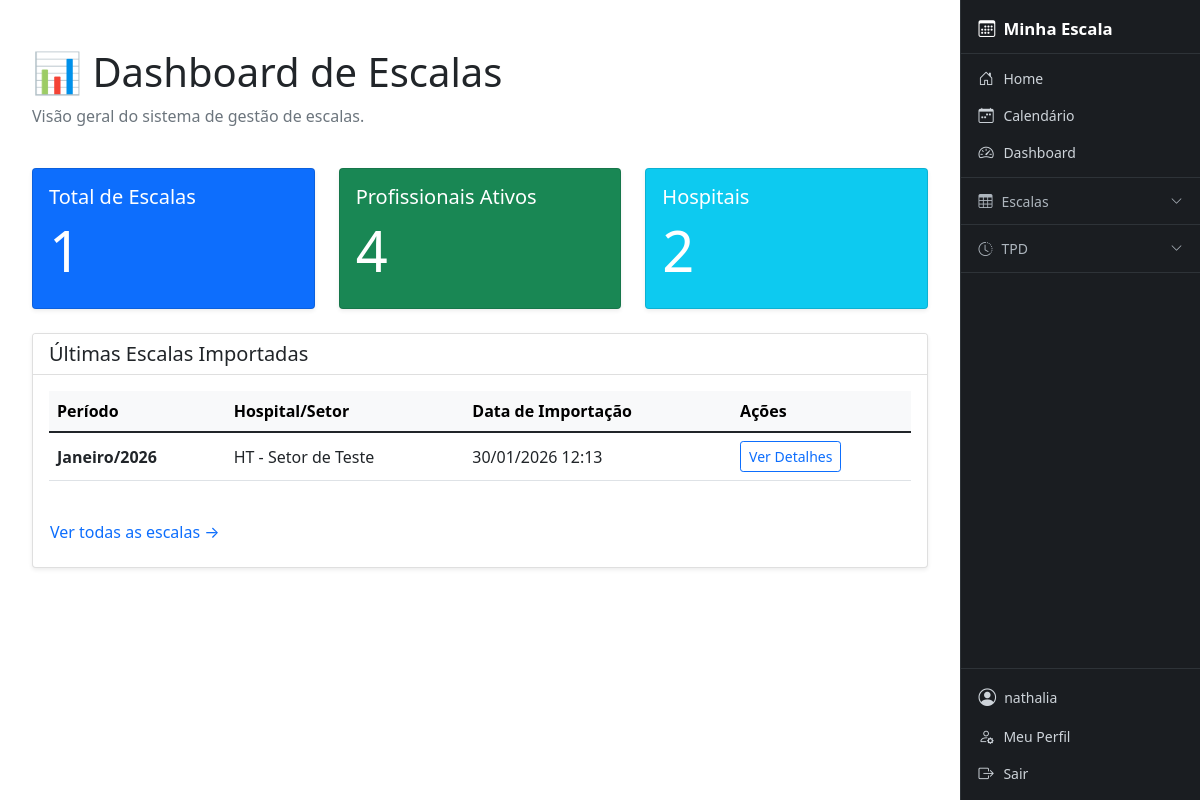
Page /escalas/dashboard/ (signed in) on the committed database.
### cal/models.py (models this page shows, shortened)
class EscalaMensal(models.Model):
    MES_CHOICES = [
        (1, 'Janeiro'), (2, 'Fevereiro'), (3, 'Março'), (4, 'Abril'),
        (5, 'Maio'), (6, 'Junho'), (7, 'Julho'), (8, 'Agosto'),
        (9, 'Setembro'), (10, 'Outubro'), (11, 'Novembro'), (12, 'Dezembro'),
    ]
    mes = models.IntegerField(choices=MES_CHOICES)
    ano = models.IntegerField()
    hospital = models.ForeignKey(Hospital, on_delete=models.CASCADE)
    setor = models.ForeignKey(Setor, on_delete=models.CASCADE)
    arquivo_excel = models.FileField(upload_to='escalas/%Y/%m/', null=True, blank=True)
    criado_por = models.ForeignKey(User, on_delete=models.PROTECT)
    criado_em = models.DateTimeField(auto_now_add=True)
    class Meta:
        verbose_name = "Escala Mensal"
        verbose_name_plural = "Escalas Mensais"
        unique_together = ('mes', 'ano', 'hospital', 'setor')

### core/models.py (models this page shows, shortened)
class Hospital(models.Model):
    nome = models.CharField(max_length=150, unique=True)
    sigla = models.CharField(max_length=20, blank=True, null=True)

class Setor(models.Model):
    nome = models.CharField(max_length=100)
    hospital = models.ForeignKey(
        Hospital,
        on_delete=models.CASCADE,
        related_name="setores"
    )
    class Meta:
        unique_together = ("nome", "hospital")

### cal/views/escala_views.py (the view)
# urls.py: path('escalas/dashboard/', escala_views.dashboard_escala, name='dashboard_escala'),
@login_required
def dashboard_escala(request):
    ultimas_escalas = EscalaMensal.objects.all().order_by('-ano', '-mes')[:5]
    context = {
        'ultimas_escalas': ultimas_escalas,
        'total_escalas': EscalaMensal.objects.count(),
        'total_profissionais': Matricula.objects.filter(ativo=True).count(),
    }
    return render(request, 'escala/dashboard.html', context)

### templates/escala/dashboard.html
{% extends 'base.html' %}
{% load django_bootstrap5 %}
{% block content %}
<div class="container mt-4">
    <div class="row mb-4">
        <div class="col-12">
            <h1>📊 Dashboard de Escalas</h1>
            <p class="text-muted">Visão geral do sistema de gestão de escalas.</p>
        </div>
    </div>
    <div class="row g-4 mb-4">
        <div class="col-md-4">
            <div class="card bg-primary text-white h-100 shadow-sm">
                <div class="card-body">
                    <h5 class="card-title">Total de Escalas</h5>
                    <h2 class="display-4">{{ total_escalas }}</h2>
                </div>
            </div>
        </div>
        <div class="col-md-4">
            <div class="card bg-success text-white h-100 shadow-sm">
                <div class="card-body">
                    <h5 class="card-title">Profissionais Ativos</h5>
                    <h2 class="display-4">{{ total_profissionais }}</h2>
                </div>
            </div>
        </div>
        <div class="col-md-4">
            <div class="card bg-info text-white h-100 shadow-sm">
                <div class="card-body">
                    <h5 class="card-title">Hospitais</h5>
                    <h2 class="display-4">2</h2>
                </div>
            </div>
        </div>
    </div>
    <div class="row">
        <div class="col-md-12">
            <div class="card shadow-sm">
                <div class="card-header bg-white">
                    <h5 class="mb-0">Últimas Escalas Importadas</h5>
                </div>
                <div class="card-body">
                    <div class="table-responsive">
                        <table class="table table-hover align-middle">
                            <thead class="table-light">
                                <tr>
                                    <th>Período</th>
                                    <th>Hospital/Setor</th>
                                    <th>Data de Importação</th>
                                    <th>Ações</th>
                                </tr>
                            </thead>
                            <tbody>
                                {% for escala in ultimas_escalas %}
                                <tr>
                                    <td><strong>{{ escala.get_mes_display }}/{{ escala.ano }}</strong></td>
                                    <td>{{ escala.hospital.sigla }} - {{ escala.setor.nome }}</td>
                                    <td>{{ escala.criado_em|date:"d/m/Y H:i" }}</td>
                                    <td>
                                        <a href="{% url 'cal:escala_detalhes' escala.id %}" class="btn btn-sm btn-outline-primary">Ver Detalhes</a>
                                    </td>
                                </tr>
                                {% empty %}
                                <tr>
                                    <td colspan="4" class="text-center text-muted py-4">Nenhuma escala importada recentemente.</td>
                                </tr>
                                {% endfor %}
                            </tbody>
                        </table>
                    </div>
                    <div class="mt-3">
                        <a href="{% url 'cal:lista_escalas' %}" class="btn btn-link px-0 text-decoration-none">Ver todas as escalas →</a>
                    </div>
                </div>
            </div>
        </div>
    </div>
</div>
{% endblock %}

### templates/navbar.html (shortened to what this page needs)
<aside id="sidebar">
    <a href="{% url 'cal:home' %}" class="sidebar-brand">
        <i class="bi bi-calendar3"></i> Minha Escala
    </a>
    {% if user.is_authenticated %}
    <div class="sidebar-section">
        <a href="{% url 'cal:home' %}" class="sidebar-link">
            <i class="bi bi-house-door"></i> Home
        </a>
        <a href="{% url 'cal:calendar' %}" class="sidebar-link">
            <i class="bi bi-calendar-week"></i> Calendário
        </a>
        <a href="{% url 'cal:dashboard' %}" class="sidebar-link">
            <i class="bi bi-speedometer2"></i> Dashboard
        </a>
    </div>
    <div class="sidebar-section">
        <button class="sidebar-group-btn" type="button"
                data-bs-toggle="collapse" data-bs-target="#menuEscalas"
                aria-expanded="false">
            <i class="bi bi-table"></i> Escalas
            <i class="bi bi-chevron-down chevron"></i>
        </button>
    </div>
    <div class="sidebar-section">
        <button class="sidebar-group-btn" type="button"
                data-bs-toggle="collapse" data-bs-target="#menuTPD"
                aria-expanded="false">
            <i class="bi bi-clock-history"></i> TPD
            <i class="bi bi-chevron-down chevron"></i>
        </button>
    </div>
    {% endif %}
    <div class="sidebar-footer">
        {% if user.is_authenticated %}
            <div class="sidebar-user">
                <i class="bi bi-person-circle" style="font-size:1.1rem;"></i>
                <span class="text-truncate">{{ user.username }}</span>
            </div>
            <a href="{% url 'cal:perfil' %}" class="sidebar-link">
                <i class="bi bi-person-gear"></i> Meu Perfil
            </a>
            <a href="#" class="sidebar-link text-danger-emphasis"
               onclick="document.getElementById('logout-form').submit(); return false;">
                <i class="bi bi-box-arrow-right"></i> Sair
            </a>
        {% else %}
            <a href="{% url 'cal:login' %}" class="sidebar-link">
                <i class="bi bi-box-arrow-in-right"></i> Login
            </a>
        {% endif %}
    </div>
</aside>

### templates/base.html (style rules this page uses)
#sidebar { position: fixed; top: 0; right: 0; width: 240px; height: 100vh; overflow-y: auto; background-color: #1a1d21; z-index: 1040; display: flex; flex-direction: column; border-left: 1px solid #2e3338; transition: right 0.28s ease; }
@media (min-width: 768px) { body { margin-right: 240px; } }
.sidebar-brand { display: flex; align-items: center; gap: 0.5rem; padding: 1rem 1.1rem 0.75rem; color: #fff; font-size: 1.05rem; font-weight: 600; text-decoration: none; border-bottom: 1px solid #2e3338; }
.sidebar-section { padding: 0.35rem 0; border-bottom: 1px solid #2e3338; }
.sidebar-link { display: flex; align-items: center; gap: 0.55rem; padding: 0.45rem 1.1rem; color: #ced4da; text-decoration: none; font-size: 0.875rem; border-radius: 0; transition: background 0.15s, color 0.15s; white-space: nowrap; }
.sidebar-link i { font-size: 0.95rem; min-width: 16px; }
.sidebar-group-btn { display: flex; align-items: center; gap: 0.55rem; width: 100%; padding: 0.45rem 1.1rem; background: none; border: none; color: #adb5bd; font-size: 0.875rem; text-align: left; cursor: pointer; transition: background 0.15s, color 0.15s; }
.sidebar-group-btn .chevron { margin-left: auto; transition: transform 0.2s; font-size: 0.75rem; }
.sidebar-footer { margin-top: auto; border-top: 1px solid #2e3338; padding: 0.5rem 0; }
.sidebar-user { display: flex; align-items: center; gap: 0.5rem; padding: 0.45rem 1.1rem; color: #ced4da; font-size: 0.875rem; }

### rows in the picture
EscalaMensal: mes "Janeiro", ano "2026", hospital.sigla "HT", setor.nome "Setor de Teste", criado_em "30/01/2026 12:13"

### other values in the picture
{{ user.username }} "nathalia"
{{ total_escalas }} "1"
{{ total_profissionais }} "4"
